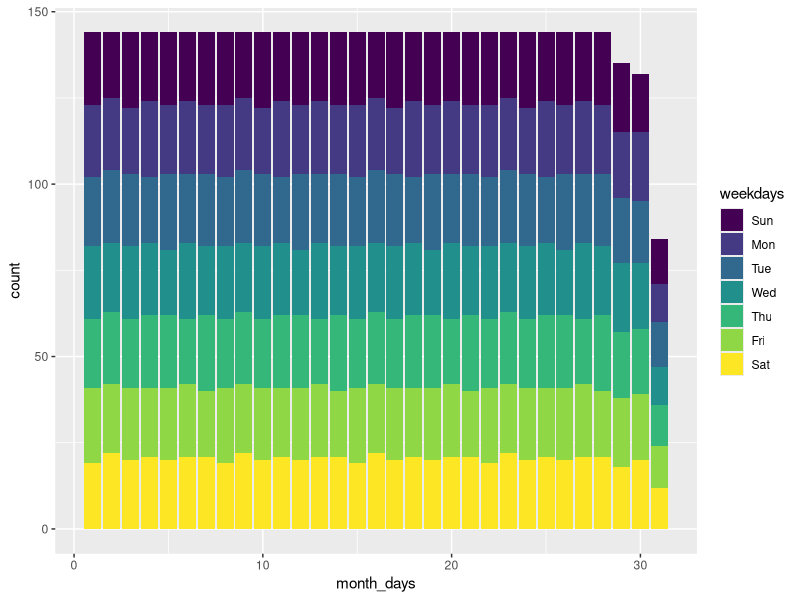

Generate this figure with R:
## ---- chunk 1
knitr::opts_chunk$set(echo = TRUE)
library(tidyverse)
library(lubridate)
## ---- chunk 2
mdy("04-18-2022")
## ---- chunk 3
month(now())
wday(now(), label = TRUE)
## ---- chunk 4
end_date <- now()
# span is interval, years(1) is duration
span <- end_date - years(1)
span
end_date - days(10)
## ---- chunk 5
birthday <- ymd("2023-05-01") # (this is my daughter's birthday)
birthday - today()

wday(birthday, label = TRUE)

wday(ymd("2014-05-01"), label = TRUE)
## ---- chunk 6
dates <- seq.Date(from=ymd("2010-01-01"), to=ymd("2021-12-31"), by = 1)

thirteens <- dates[mday(dates) == 13]
table(wday(thirteens, label=TRUE))
## ---- chunk 7
dframe <- data.frame(dates = dates, 
                     weekdays = wday(dates, label=TRUE), 
                     month_days = mday(dates))
dframe %>% 
  ggplot(aes(x = month_days, fill = weekdays)) + 
  geom_bar()
## ---- chunk 8
xtabs(~weekdays+month_days, data = dframe)
